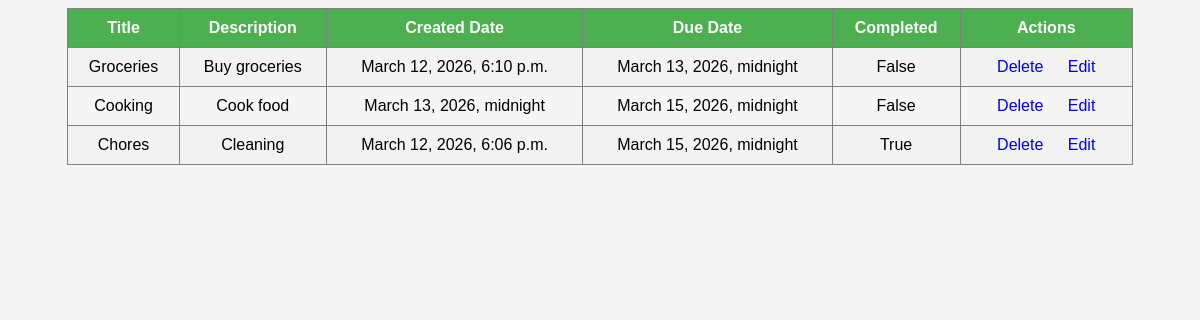
Screenshot of /tasks/mytasks/ with the database file from the repository.
### taskmanager_app/models.py (models this page shows, shortened)
class Task(models.Model):
    title = models.CharField(max_length=200)
    description = models.TextField()
    completed = models.BooleanField(default=False)
    created_date = models.DateTimeField()
    due_date = models.DateTimeField()

### taskmanager_app/views.py (the view)
# urls.py: path('mytasks/', views.task_list, name='tasklist'),
def task_list(request):
    task_table= Task.objects.all().order_by('-title')
    return render(request, 'tasks/tasklist.html', {'tasks': task_table})

### taskmanager_app/templates/tasks/tasklist.html (shortened to what this page needs)
{% load static %}
<!DOCTYPE html>
<html>
<head>
<link rel="stylesheet" href="{% static 'css/style.css' %}">
</head>
<body>
   <table border="1">
<tr>
    <th>Title</th>
    <th>Description</th>
    <th>Created Date</th>
    <th>Due Date</th>
    <th>Completed</th>
    <th>Actions</th>
</tr>
{% for task in tasks %}
<tr>
    <td>{{ task.title }}</td>
    <td>{{ task.description}}</td>
    <td>{{ task.created_date}}</td>
    <td>{{ task.due_date}}</td>
    <td>{{ task.completed}}</td>
     <td>
        <a href="{% url 'deletetask' task.pk %}">Delete</a>
        <a href="{% url 'updatetask' task.pk%}">Edit</a>
    </td>
</tr>
{% endfor %}
</table>
</body>
</html>

### taskmanager_app/static/css/style.css (style rules this page uses)
body { font-family: Arial, sans-serif; background-color: #f5f5f5; }
table { width: 90%; margin: auto; border-collapse: collapse; }
th { background-color: #4CAF50; color: white; padding: 10px; }
td { padding: 10px; text-align: center; }
tr:nth-child(even) { background-color: #f2f2f2; }
a { text-decoration: none; padding: 5px 10px; }

### rows the page displays
Task: title "Groceries", description "Buy groceries", created_date "March 12, 2026, 6:10 p.m.", due_date "March 13, 2026, midnight", completed "False"
Task: title "Cooking", description "Cook food", created_date "March 13, 2026, midnight", due_date "March 15, 2026, midnight", completed "False"
Task: title "Chores", description "Cleaning", created_date "March 12, 2026, 6:06 p.m.", due_date "March 15, 2026, midnight", completed "True"
